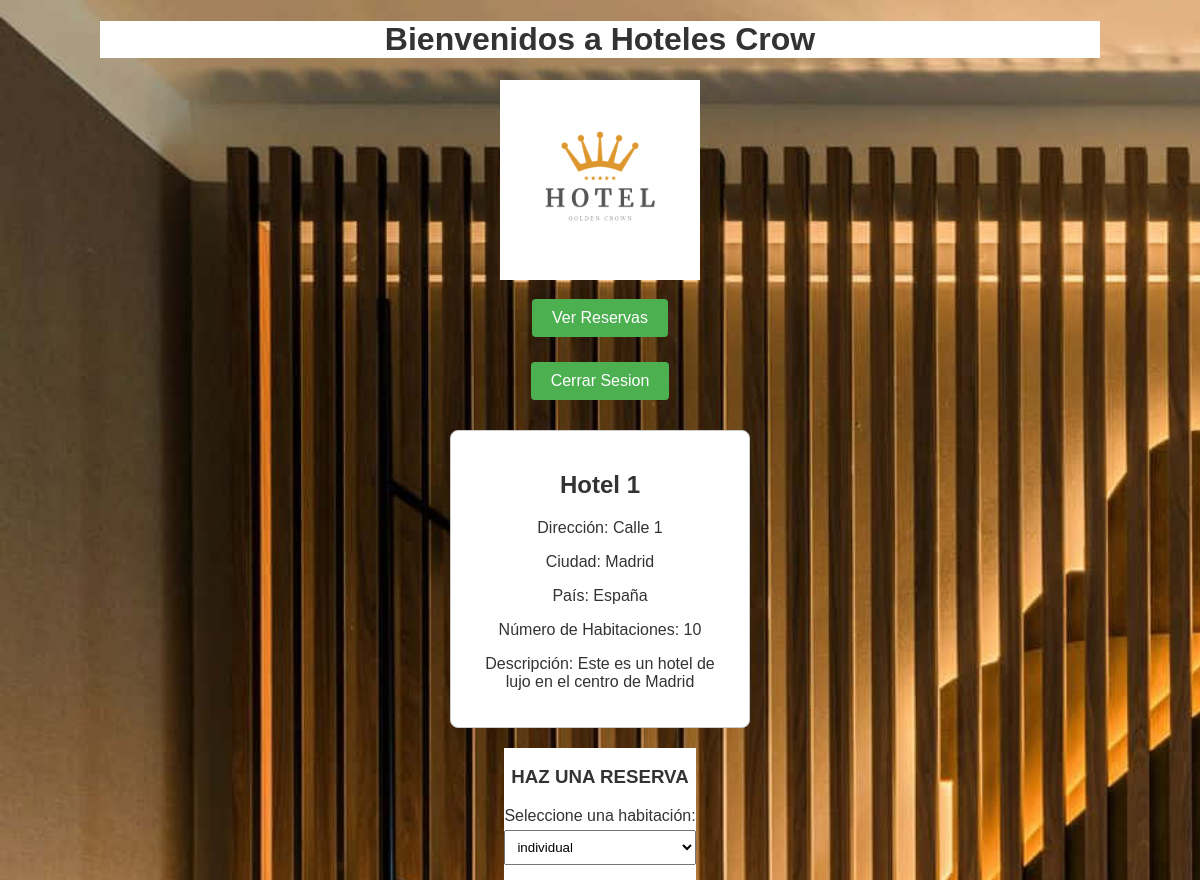
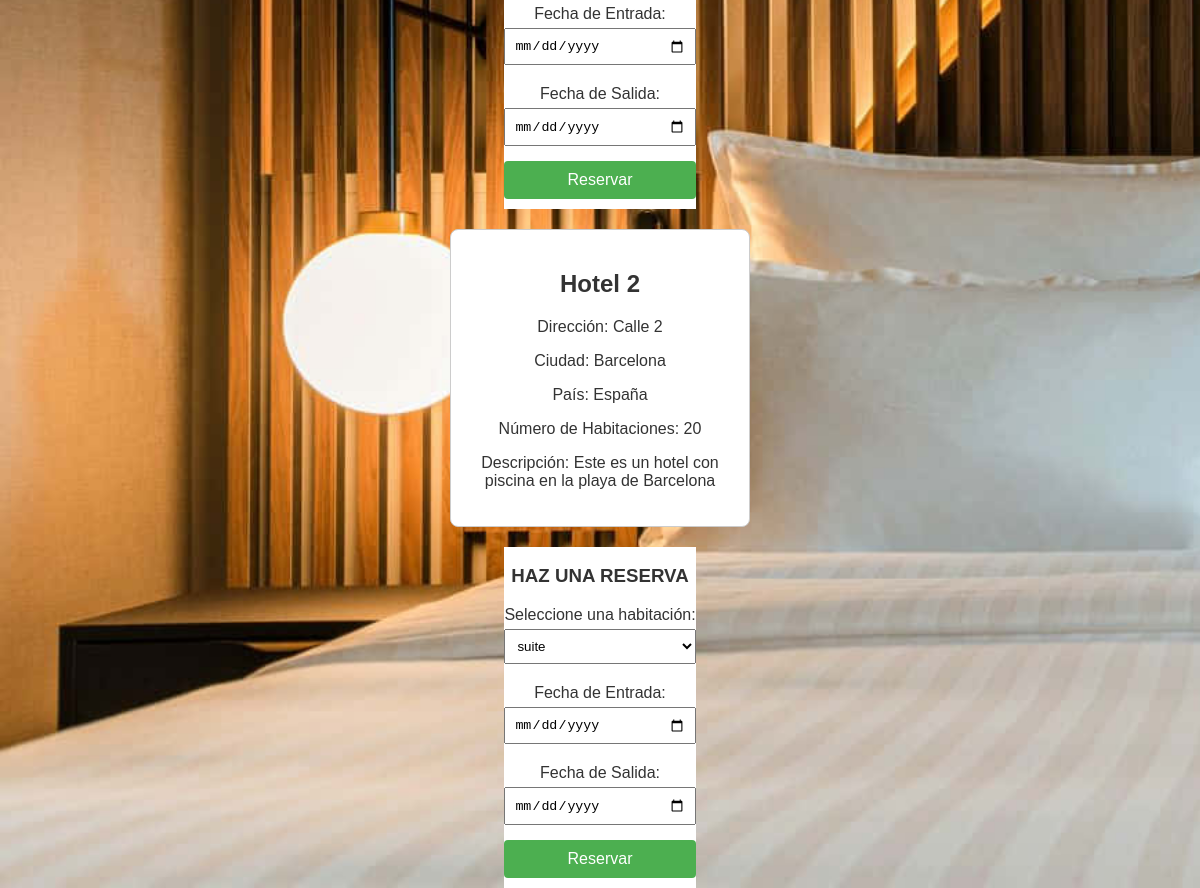
/ (signed in), run on the app's committed database (2 pictures, top to bottom).
### tables this page shows
CREATE TABLE `hoteles` (
  `id` int(11) NOT NULL,
  `nombre` varchar(255) NOT NULL,
  `direccion` varchar(255) NOT NULL,
  `ciudad` varchar(255) NOT NULL,
  `pais` varchar(255) NOT NULL,
  `num_habitaciones` int(11) NOT NULL,
  `descripcion` text NOT NULL,
  `foto` mediumblob DEFAULT NULL
);

### db/db.php (called while the page is built)
<?php
class DB
{
    private $pdo;
    public function __construct() {
        require_once './Config/config.php';
        try {
            $this->pdo = new PDO("mysql:host=$host;dbname=$dbname", $usuario, $pwd);
            $this->pdo->setAttribute(PDO::ATTR_ERRMODE, PDO::ERRMODE_EXCEPTION);
        } catch (Exception $ex) {
            echo "<h1>La Base de Datos esta actualmente en mantenimiento</h1>";
        }
    }
    public function getPDO()
    {
        return $this->pdo;
    }
}
?>

### Config/config.php (called while the page is built)
<?php
$usuario = 'root';
$pwd = '';
$dbname='hoteles';
$host='localhost';

### controllers/hotel_controller.php (called while the page is built, shortened)
<?php
class Hotel_Controller
{
    private $hotelesModel;
    public function __construct($hotelesModel)
    {
        $this->hotelesModel = $hotelesModel;
    }
    public function listarHoteles()
    {
        $hoteles = $this->hotelesModel->obtenerHoteles();
        return $hoteles;
    }
    public function obtenerHabitacionesDisponibles($idHotel)
    {
        return $this->hotelesModel->obtenerHabitacionesDisponibles($idHotel);
    }
}

### models/hoteles_model.php (called while the page is built, shortened)
<?php
class Hoteles_Model
{
    private $pdo;
    public function __construct($db)
    {
        $this->pdo = $db->getPDO();
    }
    public function obtenerHoteles()
    {
        try {
            $stmt = $this->pdo->prepare("SELECT * FROM hoteles");
            $stmt->execute();
            $hoteles = $stmt->fetchAll(PDO::FETCH_ASSOC);
            return $hoteles;
        } catch (PDOException $e) {
            return false;
        }
    }
    public function obtenerHabitacionesDisponibles($idHotel)
    {
        try {
            $stmt = $this->pdo->prepare("SELECT * FROM habitaciones WHERE id_hotel = :idHotel");
            $stmt->bindParam(':idHotel', $idHotel, PDO::PARAM_INT);
            $stmt->execute();
            $habitaciones = $stmt->fetchAll(PDO::FETCH_ASSOC);
            return $habitaciones;
        } catch (PDOException $e) {
            return false;
        }
    }
}

### models/Hotel.php (the view)
<?php
class Hotel {
    protected $nombre;
    protected $direccion;
    protected $ciudad;
    protected $pais;
    protected $num_habitaciones;
    protected $descripcion;
    public function __construct($nombre, $direccion, $ciudad, $pais, $num_habitaciones, $descripcion) {
        $this->nombre = $nombre;
        $this->direccion = $direccion;
        $this->ciudad = $ciudad;
        $this->pais = $pais;
        $this->num_habitaciones = $num_habitaciones;
        $this->descripcion = $descripcion;
    }
    public function mostrarInformacion() {
        echo "<div class='hotel-card'>";
        echo "<h2>{$this->nombre}</h2>";
        echo "<p>Dirección: {$this->direccion}</p>";
        echo "<p>Ciudad: {$this->ciudad}</p>";
        echo "<p>País: {$this->pais}</p>";
        echo "<p>Número de Habitaciones: {$this->num_habitaciones}</p>";
        echo "<p>Descripción: {$this->descripcion}</p>";
        echo "</div>";
    }
}

### index.php (shortened to what this page needs)
<!DOCTYPE html>
<html lang="es">
<head>
    <link rel="stylesheet" href="css/estilo.css">
</head>
<body>
    <div class="container">
        <header class="header">
            <h1>Bienvenidos a Hoteles Crow</h1>
            <img src="./assets/images/logo.png" alt="logo">
        </header>
        <?php
        require_once './db/db.php';
        require_once './models/hoteles_model.php';
        require_once './controllers/hotel_controller.php';
        require_once './views/hoteles_view.php';
        require_once './views/reservas_view.php';
        require_once './models/Hotel.php';
        try {
            $db = new DB();
            $hotelesModel = new Hoteles_Model($db);
            $hotelesController = new Hotel_Controller($hotelesModel);
        } catch (RuntimeException $e) {
            echo "<p>Error: </p>";
            mostrarFormularioInicioSesion();
            exit();
        }
        if (!isset($_SESSION['id'])) {
            mostrarFormularioInicioSesion();
        } else {
            echo "<div class='hoteles'>";
            $hoteles = $hotelesController->listarHoteles();
            mostrarlasreservas();
            cerrarSesion();
            if ($hoteles) {
                foreach ($hoteles as $hotel) {
                    mostrarHotel($hotel, $hotelesController);
                }
            } else {
                echo "<p>No hay hoteles disponibles.</p>";
            }
        }
        ?>
    </div>
</body>
</html>

### views/hoteles_view.php (shortened to what this page needs)
<?php
echo "<link rel='stylesheet' type='text/css' href='./css/estilo.css'>";
require_once './models/Hotel.php';
function cerrarSesion(){
    echo "<form action='index.php' method='GET'>";
    echo "<input type='submit' name='cerrar_sesion' value='Cerrar Sesion'>";
    echo "</form>";
}
function mostrarlasreservas(){
    echo "<form action='index.php' method='GET'>";
    echo "<input type='submit' name='mostrar_reservas' value='Ver Reservas'>";
    echo "</form>";
}
function mostrarHotel($hotel, $hotelesController) {
    $hotelObjeto = new Hotel(
        $hotel['nombre'],
        $hotel['direccion'],
        $hotel['ciudad'],
        $hotel['pais'],
        $hotel['num_habitaciones'],
        $hotel['descripcion']
    );
    $hotelObjeto->mostrarInformacion();
    mostrarFormularioReserva($hotel,$hotelesController);
}
function mostrarFormularioReserva($hotel, $hotelesController)
{
    if (isset($_SESSION['id'])) {
        echo "<div class='reserva'>";
        echo "<h3>HAZ UNA RESERVA</h3>";
        echo "<form action='index.php' method='post'>";
        echo "<div>";
        echo "<label for='habitacion'>Seleccione una habitación:</label>";
        $habitacionesDisponibles = $hotelesController->obtenerHabitacionesDisponibles($hotel['id']);
        echo "<select name='habitacion'>";
        foreach ($habitacionesDisponibles as $habitacion) {
            echo "<option value='{$habitacion['id']}'>{$habitacion['tipo']}</option>";
        }
        echo "</select><br/>";
        echo "</div>";
        echo "<label for='fecha_entrada'>Fecha de Entrada:</label>";
        echo "<input type='date' name='fecha_entrada' required><br/>";
        echo "<label for='fecha_salida'>Fecha de Salida:</label>";
        echo "<input type='date' name='fecha_salida' required><br/>";
        echo "<input type='submit' name='submit_reserva' value='Reservar'>";
        echo "</form>";
        echo "</div>";
    } else {
        echo "Error: Sesión de usuario no iniciada. Por favor, inicia sesión.";
    }
}

### views/reservas_view.php (shortened to what this page needs)
<?php
echo "<link rel='stylesheet' type='text/css' href='./css/estilo.css'>";

### css/estilo.css (style rules this page uses)
body { font-family: 'Arial', sans-serif; margin: 0; padding: 0; background-image: url(../assets/images/fondo.jpg); background-size: cover; background-repeat: no-repeat; font-family: Arial, sans-serif; color: #333; }
.hotel-card { background-color: white; border: 1px solid #ccc; border-radius: 8px; margin: 20px; padding: 20px; max-width: 300px; width: 100%; box-sizing: border-box; }
.hoteles { display: flex; justify-content: center; flex-direction: column; text-align: center; align-items: center; }
form { margin-top: 10px; }
h2 { color: #333; background-color: white; }
label { display: block; margin-top: 10px; }
input, select { width: 100%; padding: 8px; margin-top: 5px; margin-bottom: 10px; box-sizing: border-box; }
input[type="submit"] { background-color: #4caf50; color: white; border: none; padding: 10px 20px; text-align: center; text-decoration: none; display: inline-block; font-size: 16px; border-radius: 4px; cursor: pointer; }
.container { max-width: 1000px; width: 100%; margin: auto; }
.header { text-align: center; }
img { width: 200px; background-color: white; }
h1 { background-color: white; }
.reserva { background-color: white; }

### data on the page
hoteles: nombre "Hotel 1", direccion "Calle 1", ciudad "Madrid", pais "España", num_habitaciones "10", descripcion "Este es un hotel de lujo en el centro de Madrid"
hoteles: nombre "Hotel 2", direccion "Calle 2", ciudad "Barcelona", pais "España", num_habitaciones "20", descripcion "Este es un hotel con piscina en la playa de Barcelona"

### other printed values
form field habitacion "individual"
form field habitacion "suite"
